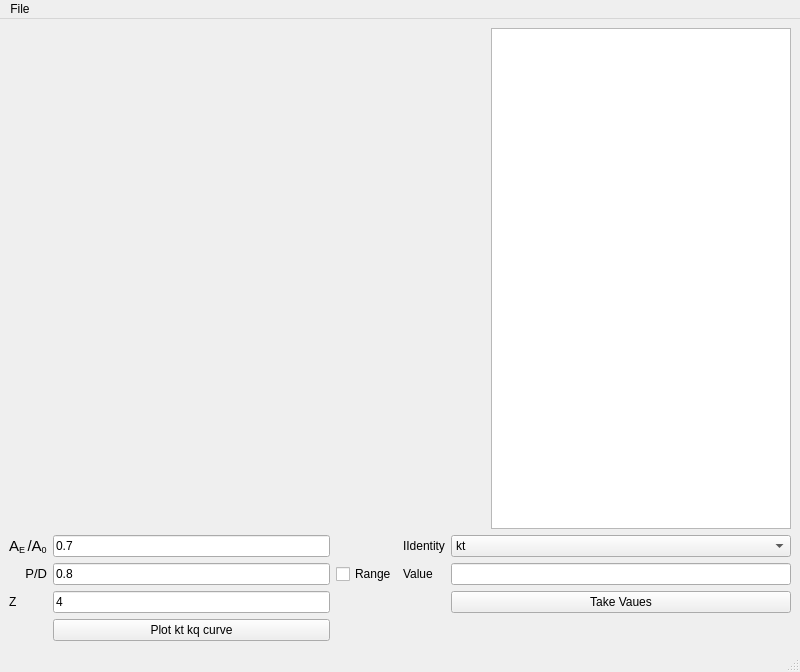
<?xml version="1.0" encoding="UTF-8"?>
<ui version="4.0">
 <class>MainWindow</class>
 <widget class="QMainWindow" name="MainWindow">
  <property name="geometry">
   <rect>
    <x>0</x>
    <y>0</y>
    <width>800</width>
    <height>672</height>
   </rect>
  </property>
  <property name="windowTitle">
   <string>Kt Kq Plotter</string>
  </property>
  <widget class="QWidget" name="centralwidget">
   <layout class="QVBoxLayout" name="verticalLayout_2">
    <item>
     <layout class="QHBoxLayout" name="horizontalLayout_2">
      <item>
       <widget class="MatplotlibWidget" name="mplwid">
        <property name="minimumSize">
         <size>
          <width>0</width>
          <height>500</height>
         </size>
        </property>
       </widget>
      </item>
      <item>
       <widget class="QPlainTextEdit" name="wid_te">
        <property name="maximumSize">
         <size>
          <width>300</width>
          <height>16777215</height>
         </size>
        </property>
       </widget>
      </item>
     </layout>
    </item>
    <item>
     <layout class="QHBoxLayout" name="horizontalLayout">
      <property name="sizeConstraint">
       <enum>QLayout::SetMaximumSize</enum>
      </property>
      <item>
       <layout class="QGridLayout" name="gridLayout">
        <item row="0" column="1">
         <widget class="QLineEdit" name="wid_le_aea0">
          <property name="text">
           <string>0.7</string>
          </property>
         </widget>
        </item>
        <item row="0" column="0">
         <widget class="QLabel" name="label">
          <property name="text">
           <string>&lt;html&gt;&lt;head/&gt;&lt;body&gt;&lt;p&gt;&lt;span style=&quot; font-size:11pt;&quot;&gt;A&lt;/span&gt;&lt;span style=&quot; font-size:11pt; vertical-align:sub;&quot;&gt;E &lt;/span&gt;&lt;span style=&quot; font-size:11pt;&quot;&gt;/A&lt;/span&gt;&lt;span style=&quot; font-size:11pt; vertical-align:sub;&quot;&gt;0&lt;/span&gt;&lt;/p&gt;&lt;/body&gt;&lt;/html&gt;</string>
          </property>
         </widget>
        </item>
        <item row="2" column="0">
         <widget class="QLabel" name="label_3">
          <property name="text">
           <string>Z</string>
          </property>
         </widget>
        </item>
        <item row="2" column="1">
         <widget class="QLineEdit" name="wid_le_z">
          <property name="text">
           <string>4</string>
          </property>
         </widget>
        </item>
        <item row="1" column="0">
         <widget class="QLabel" name="label_2">
          <property name="text">
           <string>&lt;html&gt;&lt;head/&gt;&lt;body&gt;&lt;p align=&quot;right&quot;&gt;&lt;span style=&quot; font-size:10pt;&quot;&gt;P/D&lt;/span&gt;&lt;/p&gt;&lt;/body&gt;&lt;/html&gt;</string>
          </property>
         </widget>
        </item>
        <item row="3" column="1">
         <widget class="QPushButton" name="cmd_pltkq">
          <property name="text">
           <string>Plot kt kq curve</string>
          </property>
         </widget>
        </item>
        <item row="1" column="1">
         <widget class="QLineEdit" name="wid_le_pd">
          <property name="text">
           <string>0.8</string>
          </property>
         </widget>
        </item>
        <item row="1" column="2">
         <widget class="QCheckBox" name="chkRange">
          <property name="text">
           <string>Range</string>
          </property>
         </widget>
        </item>
       </layout>
      </item>
      <item>
       <layout class="QFormLayout" name="formLayout_2">
        <property name="fieldGrowthPolicy">
         <enum>QFormLayout::AllNonFixedFieldsGrow</enum>
        </property>
        <item row="0" column="0">
         <widget class="QLabel" name="label_4">
          <property name="text">
           <string>IIdentity</string>
          </property>
         </widget>
        </item>
        <item row="0" column="1">
         <widget class="QComboBox" name="comboBox">
          <item>
           <property name="text">
            <string>kt</string>
           </property>
          </item>
          <item>
           <property name="text">
            <string>kq</string>
           </property>
          </item>
         </widget>
        </item>
        <item row="1" column="0">
         <widget class="QLabel" name="label_5">
          <property name="text">
           <string>Value</string>
          </property>
         </widget>
        </item>
        <item row="1" column="1">
         <widget class="QLineEdit" name="wid_le_ktkq"/>
        </item>
        <item row="3" column="1">
         <widget class="QPushButton" name="cmd_takeval">
          <property name="text">
           <string>Take Vaues</string>
          </property>
         </widget>
        </item>
       </layout>
      </item>
     </layout>
    </item>
   </layout>
  </widget>
  <widget class="QMenuBar" name="menubar">
   <property name="geometry">
    <rect>
     <x>0</x>
     <y>0</y>
     <width>800</width>
     <height>21</height>
    </rect>
   </property>
   <widget class="QMenu" name="menuFile">
    <property name="title">
     <string>File</string>
    </property>
    <addaction name="action_Exit"/>
   </widget>
   <addaction name="menuFile"/>
  </widget>
  <widget class="QStatusBar" name="statusbar"/>
  <action name="action_Exit">
   <property name="text">
    <string>&amp;Exit</string>
   </property>
  </action>
 </widget>
 <customwidgets>
  <customwidget>
   <class>MatplotlibWidget</class>
   <extends>QWidget</extends>
   <header>matplotlibwidget</header>
  </customwidget>
 </customwidgets>
 <resources/>
 <connections/>
</ui>
